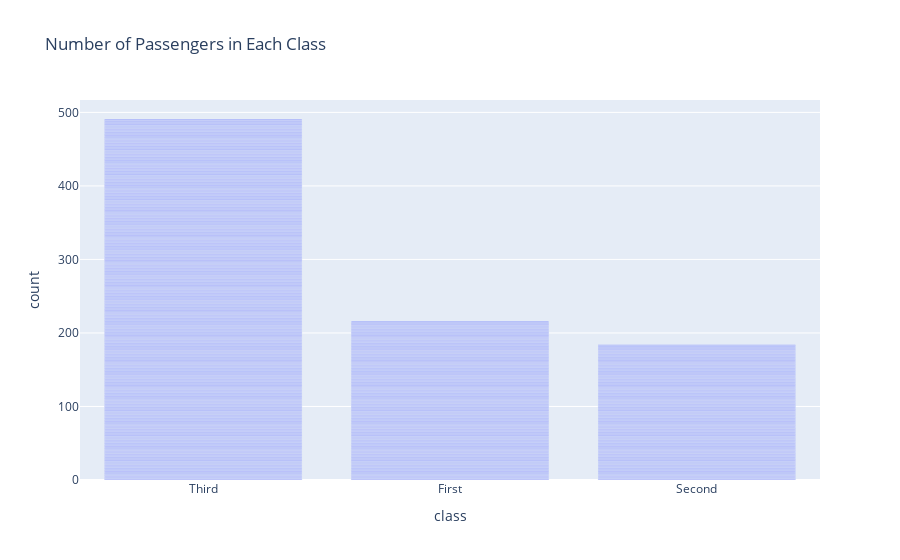
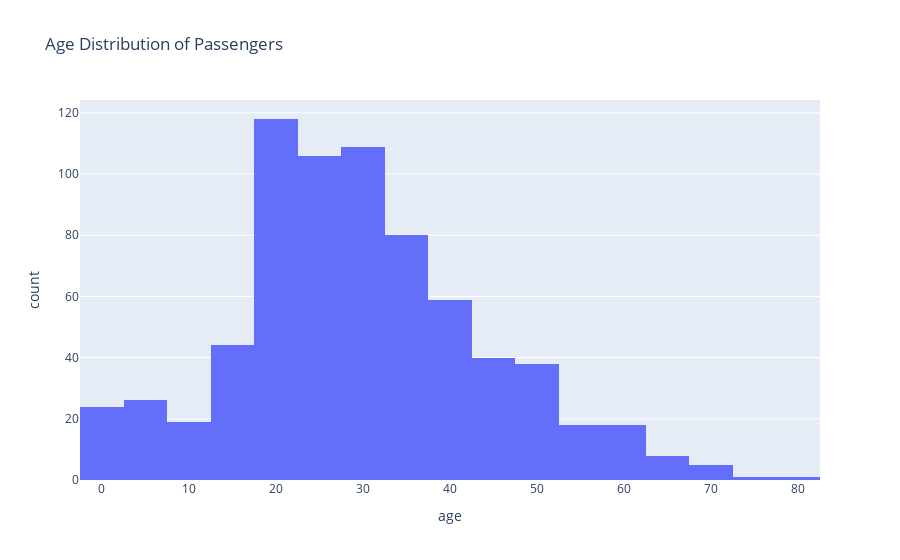
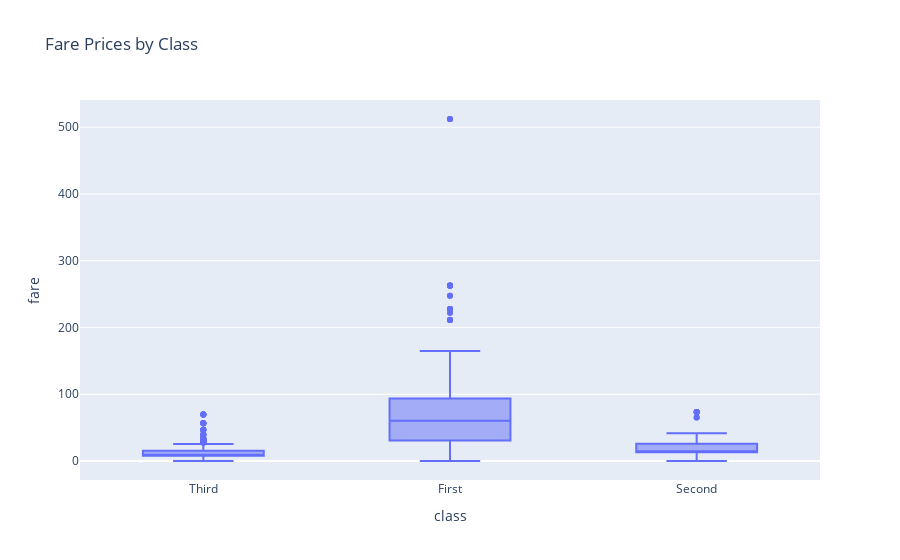
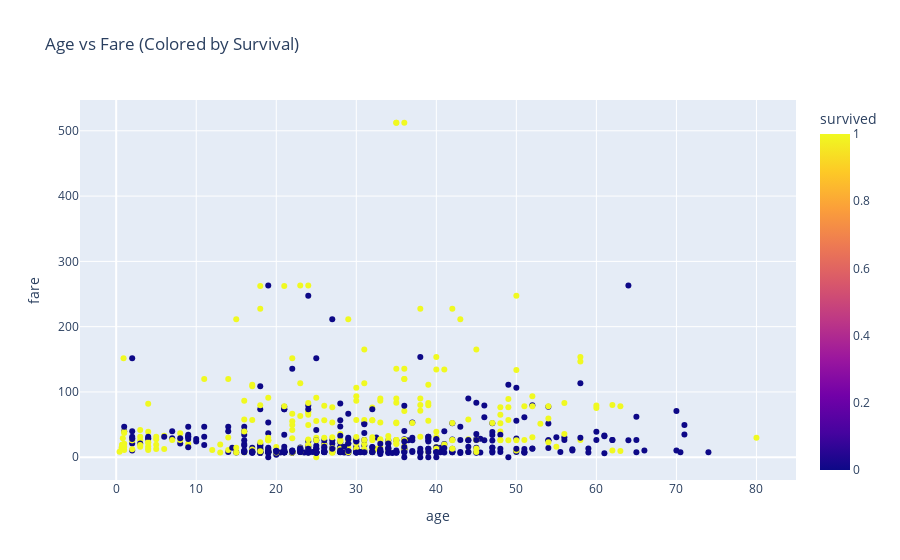

These figures' notebook cell, in order:
### Code cell
import plotly.express as px

# Plot 1: Bar plot of the number of passengers in each class
fig1 = px.bar(titanic_data, x='class', title='Number of Passengers in Each Class')
fig1.show()

# Plot 2: Histogram of the age distribution
fig2 = px.histogram(titanic_data, x='age', nbins=30, title='Age Distribution of Passengers')
fig2.show()

# Plot 3: Box plot of fare prices by class
fig3 = px.box(titanic_data, x='class', y='fare', title='Fare Prices by Class')
fig3.show()

# Plot 4: Scatter plot of age vs fare, colored by survival
fig4 = px.scatter(titanic_data, x='age', y='fare', color='survived', title='Age vs Fare (Colored by Survival)')
fig4.show()

### Figure 1 — Plotly figure (JSON) as saved in the notebook; plotly's stock layout.template omitted (floating-point values rounded to 4 significant figures; data arrays with more than 128 entries replaced by an {"elided": "..."} marker saying what was removed)
{"data": [{"alignmentgroup": "True", "hovertemplate": "class=%{x}<br>count=%{y}<extra></extra>", "legendgroup": "", "marker": {"color": "#636efa", "pattern": {"shape": ""}}, "name": "", "offsetgroup": "", "orientation": "v", "showlegend": false, "textposition": "auto", "type": "bar", "x": {"elided": "891 str values"}, "xaxis": "x", "y": {"elided": "891 int values"}, "yaxis": "y"}], "layout": {"barmode": "relative", "legend": {"tracegroupgap": 0}, "title": {"text": "Number of Passengers in Each Class"}, "xaxis": {"anchor": "y", "domain": [0, 1], "title": {"text": "class"}}, "yaxis": {"anchor": "x", "domain": [0, 1], "title": {"text": "count"}}}}

### Figure 2 — Plotly figure (JSON) as saved in the notebook; plotly's stock layout.template omitted (floating-point values rounded to 4 significant figures; data arrays with more than 128 entries replaced by an {"elided": "..."} marker saying what was removed)
{"data": [{"alignmentgroup": "True", "bingroup": "x", "hovertemplate": "age=%{x}<br>count=%{y}<extra></extra>", "legendgroup": "", "marker": {"color": "#636efa", "pattern": {"shape": ""}}, "name": "", "nbinsx": 30, "offsetgroup": "", "orientation": "v", "showlegend": false, "type": "histogram", "x": {"elided": "891 float values"}, "xaxis": "x", "yaxis": "y"}], "layout": {"barmode": "relative", "legend": {"tracegroupgap": 0}, "title": {"text": "Age Distribution of Passengers"}, "xaxis": {"anchor": "y", "domain": [0, 1], "title": {"text": "age"}}, "yaxis": {"anchor": "x", "domain": [0, 1], "title": {"text": "count"}}}}

### Figure 3 — Plotly figure (JSON) as saved in the notebook; plotly's stock layout.template omitted (floating-point values rounded to 4 significant figures; data arrays with more than 128 entries replaced by an {"elided": "..."} marker saying what was removed)
{"data": [{"alignmentgroup": "True", "hovertemplate": "class=%{x}<br>fare=%{y}<extra></extra>", "legendgroup": "", "marker": {"color": "#636efa"}, "name": "", "notched": false, "offsetgroup": "", "orientation": "v", "showlegend": false, "type": "box", "x": {"elided": "891 str values"}, "x0": " ", "xaxis": "x", "y": {"elided": "891 float values"}, "y0": " ", "yaxis": "y"}], "layout": {"boxmode": "group", "legend": {"tracegroupgap": 0}, "title": {"text": "Fare Prices by Class"}, "xaxis": {"anchor": "y", "domain": [0, 1], "title": {"text": "class"}}, "yaxis": {"anchor": "x", "domain": [0, 1], "title": {"text": "fare"}}}}

### Figure 4 — Plotly figure (JSON) as saved in the notebook; plotly's stock layout.template omitted (floating-point values rounded to 4 significant figures; data arrays with more than 128 entries replaced by an {"elided": "..."} marker saying what was removed)
{"data": [{"hovertemplate": "age=%{x}<br>fare=%{y}<br>survived=%{marker.color}<extra></extra>", "legendgroup": "", "marker": {"color": {"elided": "891 int values"}, "coloraxis": "coloraxis", "symbol": "circle"}, "mode": "markers", "name": "", "orientation": "v", "showlegend": false, "type": "scatter", "x": {"elided": "891 float values"}, "xaxis": "x", "y": {"elided": "891 float values"}, "yaxis": "y"}], "layout": {"coloraxis": {"colorbar": {"title": {"text": "survived"}}, "colorscale": [[0, "#0d0887"], [0.1111, "#46039f"], [0.2222, "#7201a8"], [0.3333, "#9c179e"], [0.4444, "#bd3786"], [0.5556, "#d8576b"], [0.6667, "#ed7953"], [0.7778, "#fb9f3a"], [0.8889, "#fdca26"], [1, "#f0f921"]]}, "legend": {"tracegroupgap": 0}, "title": {"text": "Age vs Fare (Colored by Survival)"}, "xaxis": {"anchor": "y", "domain": [0, 1], "title": {"text": "age"}}, "yaxis": {"anchor": "x", "domain": [0, 1], "title": {"text": "fare"}}}}
